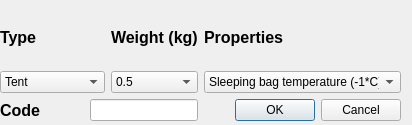
<?xml version="1.0" encoding="UTF-8"?>
<ui version="4.0">
 <class>Form</class>
 <widget class="QWidget" name="Form">
  <property name="geometry">
   <rect>
    <x>0</x>
    <y>0</y>
    <width>412</width>
    <height>125</height>
   </rect>
  </property>
  <property name="minimumSize">
   <size>
    <width>412</width>
    <height>125</height>
   </size>
  </property>
  <property name="maximumSize">
   <size>
    <width>412</width>
    <height>125</height>
   </size>
  </property>
  <property name="windowTitle">
   <string>Form1</string>
  </property>
  <widget class="QWidget" name="">
   <property name="geometry">
    <rect>
     <x>0</x>
     <y>10</y>
     <width>401</width>
     <height>111</height>
    </rect>
   </property>
   <layout class="QVBoxLayout" name="verticalLayout">
    <item>
     <layout class="QGridLayout" name="gridLayout">
      <item row="0" column="0">
       <widget class="QLabel" name="label">
        <property name="font">
         <font>
          <pointsize>12</pointsize>
          <weight>75</weight>
          <bold>true</bold>
         </font>
        </property>
        <property name="text">
         <string>Type</string>
        </property>
       </widget>
      </item>
      <item row="0" column="1">
       <widget class="QLabel" name="label_2">
        <property name="font">
         <font>
          <pointsize>12</pointsize>
          <weight>75</weight>
          <bold>true</bold>
         </font>
        </property>
        <property name="text">
         <string>Weight (kg)</string>
        </property>
       </widget>
      </item>
      <item row="1" column="0">
       <widget class="QComboBox" name="comboBox">
        <item>
         <property name="text">
          <string>Tent</string>
         </property>
        </item>
        <item>
         <property name="text">
          <string>Oxygen bottle</string>
         </property>
        </item>
        <item>
         <property name="text">
          <string>Gas bottle</string>
         </property>
        </item>
        <item>
         <property name="text">
          <string>Sleeping bag</string>
         </property>
        </item>
        <item>
         <property name="text">
          <string>Cauldron</string>
         </property>
        </item>
       </widget>
      </item>
      <item row="1" column="1">
       <widget class="QComboBox" name="comboBox_2">
        <item>
         <property name="text">
          <string>0.5</string>
         </property>
        </item>
        <item>
         <property name="text">
          <string>1</string>
         </property>
        </item>
        <item>
         <property name="text">
          <string>1.5</string>
         </property>
        </item>
        <item>
         <property name="text">
          <string>2</string>
         </property>
        </item>
        <item>
         <property name="text">
          <string>2.5</string>
         </property>
        </item>
        <item>
         <property name="text">
          <string>3</string>
         </property>
        </item>
        <item>
         <property name="text">
          <string>3.5</string>
         </property>
        </item>
        <item>
         <property name="text">
          <string>4</string>
         </property>
        </item>
        <item>
         <property name="text">
          <string>4.5</string>
         </property>
        </item>
        <item>
         <property name="text">
          <string>5</string>
         </property>
        </item>
        <item>
         <property name="text">
          <string>5.5</string>
         </property>
        </item>
        <item>
         <property name="text">
          <string>6</string>
         </property>
        </item>
       </widget>
      </item>
      <item row="1" column="2">
       <widget class="QComboBox" name="comboBox_3">
        <item>
         <property name="text">
          <string>Sleeping bag temperature (-1*C)</string>
         </property>
        </item>
        <item>
         <property name="text">
          <string>Sleeping bag temperature (-5*C)</string>
         </property>
        </item>
        <item>
         <property name="text">
          <string>Sleeping bag temperature (-10*C)</string>
         </property>
        </item>
        <item>
         <property name="text">
          <string>Sleeping bag temperature (-15*C)</string>
         </property>
        </item>
        <item>
         <property name="text">
          <string>Sleeping bag temperature (-20*C)</string>
         </property>
        </item>
        <item>
         <property name="text">
          <string>Tent capacity (1)</string>
         </property>
        </item>
        <item>
         <property name="text">
          <string>Tent capacity (2)</string>
         </property>
        </item>
        <item>
         <property name="text">
          <string>Tent capacity (3)</string>
         </property>
        </item>
        <item>
         <property name="text">
          <string>Tent capacity (4)</string>
         </property>
        </item>
        <item>
         <property name="text">
          <string>Tent capacity (5)</string>
         </property>
        </item>
        <item>
         <property name="text">
          <string>Size (1L)</string>
         </property>
        </item>
        <item>
         <property name="text">
          <string>Size (2L)</string>
         </property>
        </item>
        <item>
         <property name="text">
          <string>Size (3L)</string>
         </property>
        </item>
       </widget>
      </item>
      <item row="0" column="2">
       <widget class="QLabel" name="label_3">
        <property name="font">
         <font>
          <pointsize>12</pointsize>
          <weight>75</weight>
          <bold>true</bold>
         </font>
        </property>
        <property name="text">
         <string>Properties</string>
        </property>
       </widget>
      </item>
     </layout>
    </item>
    <item>
     <layout class="QHBoxLayout" name="horizontalLayout_2">
      <item>
       <layout class="QHBoxLayout" name="horizontalLayout">
        <item>
         <widget class="QLabel" name="label_4">
          <property name="font">
           <font>
            <pointsize>12</pointsize>
            <weight>75</weight>
            <bold>true</bold>
           </font>
          </property>
          <property name="text">
           <string>Code</string>
          </property>
         </widget>
        </item>
        <item>
         <spacer name="horizontalSpacer">
          <property name="orientation">
           <enum>Qt::Horizontal</enum>
          </property>
          <property name="sizeHint" stdset="0">
           <size>
            <width>40</width>
            <height>20</height>
           </size>
          </property>
         </spacer>
        </item>
        <item>
         <widget class="QLineEdit" name="lineEdit"/>
        </item>
       </layout>
      </item>
      <item>
       <widget class="QDialogButtonBox" name="buttonBox">
        <property name="standardButtons">
         <set>QDialogButtonBox::Cancel|QDialogButtonBox::Ok</set>
        </property>
       </widget>
      </item>
     </layout>
    </item>
   </layout>
  </widget>
 </widget>
 <resources/>
 <connections>
  <connection>
   <sender>buttonBox</sender>
   <signal>rejected()</signal>
   <receiver>Form</receiver>
   <slot>close()</slot>
   <hints>
    <hint type="sourcelabel">
     <x>327</x>
     <y>171</y>
    </hint>
    <hint type="destinationlabel">
     <x>205</x>
     <y>99</y>
    </hint>
   </hints>
  </connection>
  <connection>
   <sender>comboBox</sender>
   <signal>currentTextChanged(QString)</signal>
   <receiver>comboBox_3</receiver>
   <slot>setEditText(QString)</slot>
   <hints>
    <hint type="sourcelabel">
     <x>117</x>
     <y>117</y>
    </hint>
    <hint type="destinationlabel">
     <x>310</x>
     <y>122</y>
    </hint>
   </hints>
  </connection>
  <connection>
   <sender>buttonBox</sender>
   <signal>accepted()</signal>
   <receiver>Form</receiver>
   <slot>addequipmenttodb()</slot>
   <hints>
    <hint type="sourcelabel">
     <x>327</x>
     <y>101</y>
    </hint>
    <hint type="destinationlabel">
     <x>205</x>
     <y>62</y>
    </hint>
   </hints>
  </connection>
 </connections>
 <slots>
  <slot>changekgset(QString)</slot>
  <slot>addequipmenttodb()</slot>
 </slots>
</ui>
